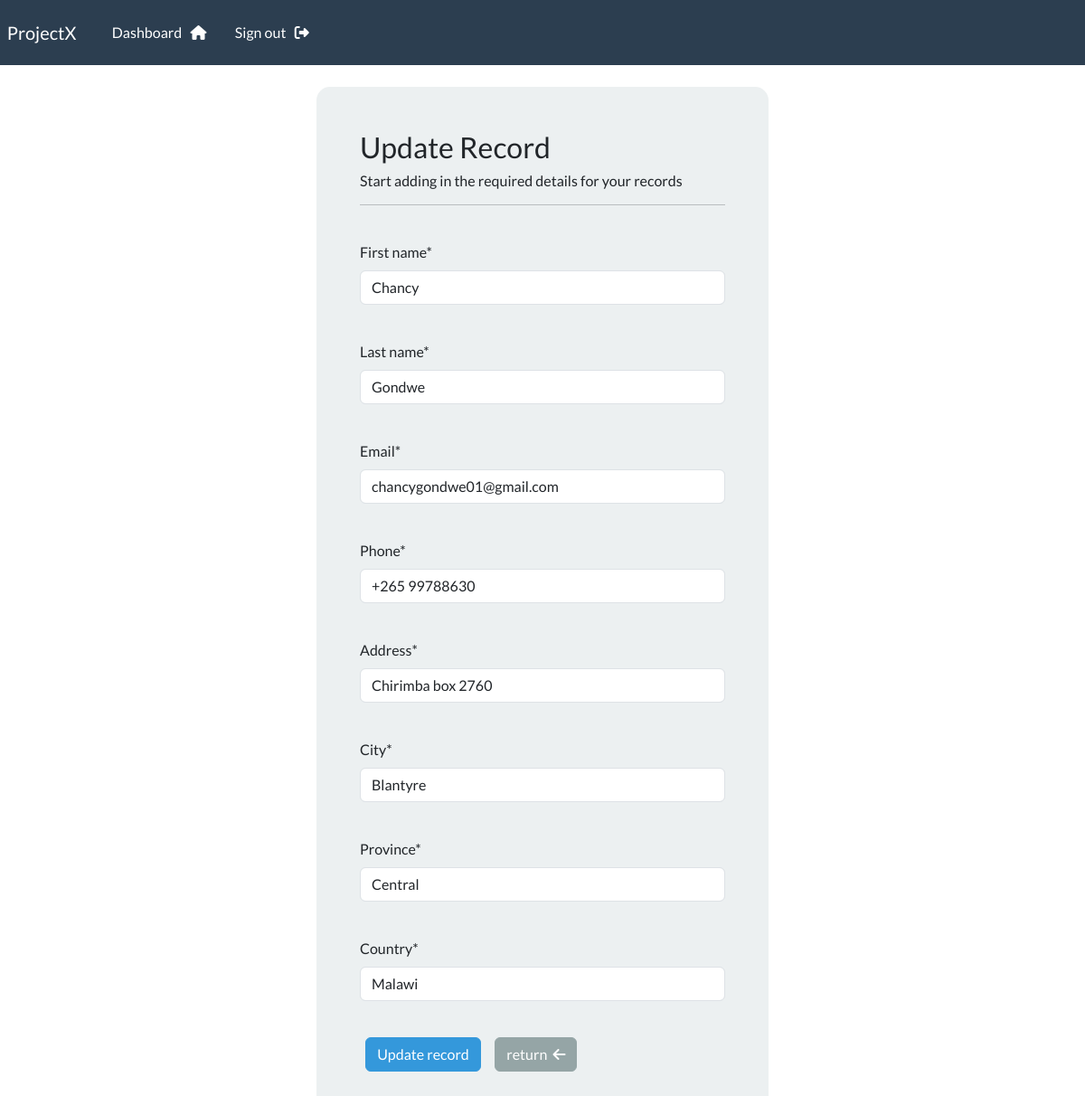
Screenshot of /update-record/4 (signed in) with the database file from the repository.
### webapp/models.py (models this page shows, shortened)
class Record(models.Model):
     creation_date = models.DateTimeField(auto_now_add=True)
     first_name = models.CharField(max_length=255)
     last_name = models.CharField(max_length=255)
     email = models.CharField(max_length=255)
     phone = models.CharField(max_length=255)
     address = models.CharField(max_length=255)
     city = models.CharField(max_length=255)
     province = models.CharField(max_length=255)
     country = models.CharField(max_length=255)

### webapp/views.py (the view)
# urls.py: path('update-record/<int:pk>', views.update_record, name='update-record'),
@login_required(login_url='my-login')
def update_record(request, pk):
    record = Record.objects.get(id=pk)
    form = UpdateRecordForm(instance=record)
    if request.method == 'POST':
     form = UpdateRecordForm(request.POST, instance=record)
     if form.is_valid():
         form.save()
         messages.success(request, "Your record was updated")
         return redirect("dashboard")
    context = {'form':form}
    return render(request, 'webapp/update-record.html', context=context)

### webapp/forms.py
class UpdateRecordForm(forms.ModelForm):
    class Meta:
        model = Record
        fields = ['first_name','last_name', 'email', 'phone', 'address','city', 'province','country']

### webapp/templates/webapp/update-record.html (shortened to what this page needs)
{% extends "webapp/base.html" %} {% load crispy_forms_tags%} {% block content%}
<body>
  <div class="container bg-light shadow-md p-5 form-layout">
    <h3>Update Record</h3>
    <h6>Start adding in the required details for your records</h6>
    <hr />
    <br />
    <form action="" method="POST" autocomplete="off">
      {% csrf_token %} {{form.first_name|as_crispy_field}}
      <br />
      {{form.last_name|as_crispy_field}}
      <br />
      {{form.email|as_crispy_field}}
      <br />
      {{form.phone|as_crispy_field}}
      <br />
      {{form.address|as_crispy_field}}
      <br />
      {{form.city|as_crispy_field}}
      <br />
      {{form.province|as_crispy_field}}
      <br />
      {{form.country|as_crispy_field}}
      <br />
      <button type="submit" class="btn btn-info">Update record</button>
      <a href="{% url 'dashboard' %}" class="btn btn-secondary">
        return &nbsp;<i class="fa-solid fa-arrow-left"></i>
      </a>
    </form>
    {% endblock %}

### static/css/styles.css (style rules this page uses)
.form-layout { border-radius: 15px; width: 500px; }

### rows the page displays
Record: first_name "Chancy", last_name "Gondwe", email "chancygondwe01@gmail.com", phone "+265 99788630", address "Chirimba box 2760", city "Blantyre", province "Central", country "Malawi"
